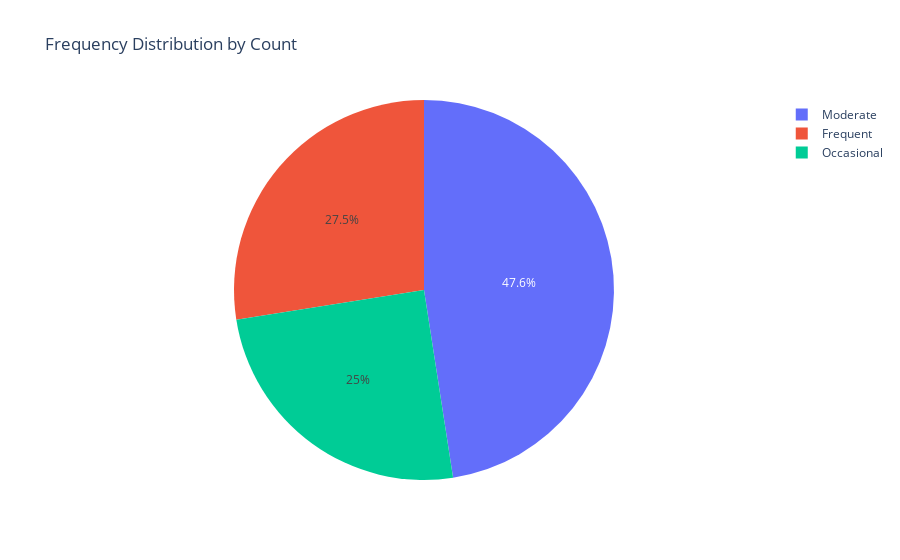

Here is the notebook cell this chart was saved with:
### Code cell
import plotly.graph_objects as go

# Data
labels = ['Moderate', 'Frequent', 'Occasional']
values = [29903, 17288, 15693]

# Create the pie chart
fig = go.Figure(data=[go.Pie(labels=labels, values=values)])

# Customize the layout
fig.update_layout(
    title_text="Frequency Distribution by Count",
)

# Show the plot
fig.show()

### Figure 1 — Plotly figure (JSON) as saved in the notebook; plotly's stock layout.template omitted (floating-point values rounded to 4 significant figures)
{"data": [{"labels": ["Moderate", "Frequent", "Occasional"], "type": "pie", "values": [29903, 17288, 15693]}], "layout": {"title": {"text": "Frequency Distribution by Count"}}}
